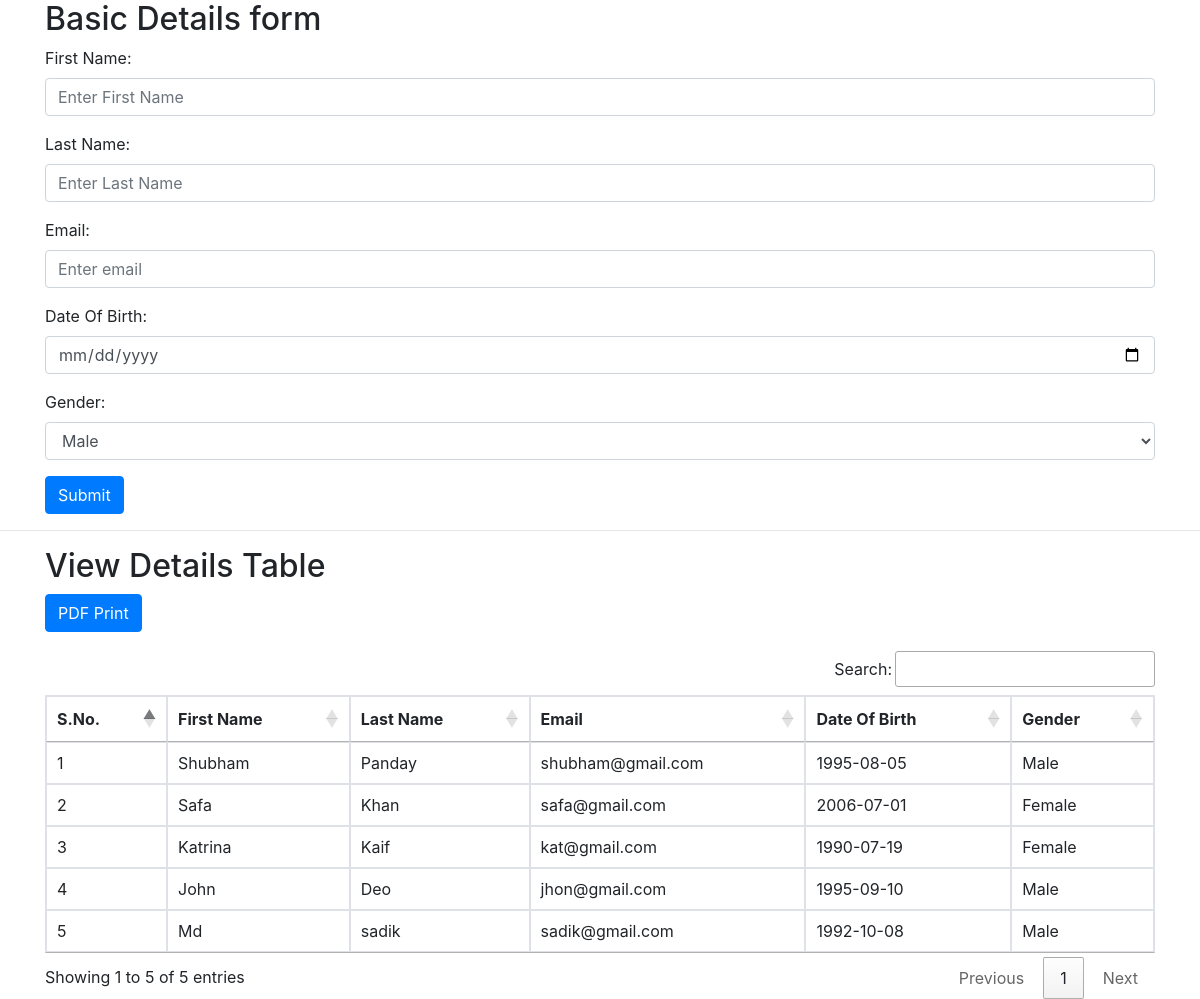
The page / on the database its author committed.
### tables this page shows
CREATE TABLE `basicdetails` (
  `id` int(11) NOT NULL,
  `fname` varchar(255) DEFAULT NULL,
  `lname` varchar(255) DEFAULT NULL,
  `email` varchar(255) DEFAULT NULL,
  `dob` date DEFAULT NULL,
  `gender` varchar(255) DEFAULT NULL
);

### index.php (the view, shortened to what this page needs)
<?php
$conn  = mysqli_connect('localhost','root','','pdf');
?>
<!DOCTYPE html>
<html lang="en">
<head>
  <link rel="stylesheet" href="css/bootstrap.min.css">
	<link rel="stylesheet" href="https://cdn.datatables.net/1.10.19/css/jquery.dataTables.min.css">
	<link rel="stylesheet" href="https://cdn.datatables.net/buttons/1.5.6/css/buttons.dataTables.min.css">
</head>
<body>
<div class="container">
  <h2>Basic Details form</h2>
  <form method="post">
    <div class="form-group">
      <label for="fname">First Name:</label>
      <input type="text" class="form-control" id="fname" placeholder="Enter First Name" name="fname">
    </div>
	<div class="form-group">
      <label for="lname">Last Name:</label>
      <input type="text" class="form-control" id="lname" placeholder="Enter Last Name" name="lname">
    </div>
    <div class="form-group">
      <label for="email">Email:</label>
      <input type="email" class="form-control" id="email" placeholder="Enter email" name="email">
    </div>
	<div class="form-group">
      <label for="dob">Date Of Birth:</label>
      <input type="date" class="form-control" id="dob" placeholder="Date Of Birth" name="dob">
    </div>
    <div class="form-group">
      <label for="gender">Gender:</label>
		<select name="gender" id="gender" class="form-control">
		  <option value="Male">Male</option>
		</select>
    </div>
    <button type="submit" name="sub" class="btn btn-primary">Submit</button>
  </form>
</div>
<hr>
<div class="container">
  <h2>View Details Table</h2>
  <button type="submit" id="pdf" class="btn btn-primary" style="margin-bottom:19px">PDF Print</button>
  <table class="table table-bordered" id="example">
    <thead>
      <tr>
        <th>S.No.</th>
        <th>First Name</th>
        <th>Last Name</th>
        <th>Email</th>
        <th>Date Of Birth</th>
        <th>Gender</th>
      </tr>
    </thead>
    <tbody>
	<?php
	$a = "SELECT * FROM `basicdetails` order BY `id` DESC";
	$t = mysqli_query($conn,$a);
	$i = 1;
	while($dt = mysqli_fetch_array($t)){
	?>
      <tr>
        <td><?php echo $i ?></td>
        <td><?php echo $dt['fname'] ?></td>
        <td><?php echo $dt['lname'] ?></td>
        <td><?php echo $dt['email'] ?></td>
        <td><?php echo $dt['dob'] ?></td>
        <td><?php echo $dt['gender'] ?></td>
      </tr>
	  <?php
	  $i++;
	}
	  ?>
    </tbody>
  </table>
</div>
</body>
</html>

### rows shown on the page
basicdetails: fname "Shubham", lname "Panday", email "shubham@gmail.com", dob "1995-08-05", gender "Male"
basicdetails: fname "Safa", lname "Khan", email "safa@gmail.com", dob "2006-07-01", gender "Female"
basicdetails: fname "Katrina", lname "Kaif", email "kat@gmail.com", dob "1990-07-19", gender "Female"
basicdetails: fname "John", lname "Deo", email "jhon@gmail.com", dob "1995-09-10", gender "Male"
basicdetails: fname "Md", lname "sadik", email "sadik@gmail.com", dob "1992-10-08", gender "Male"
